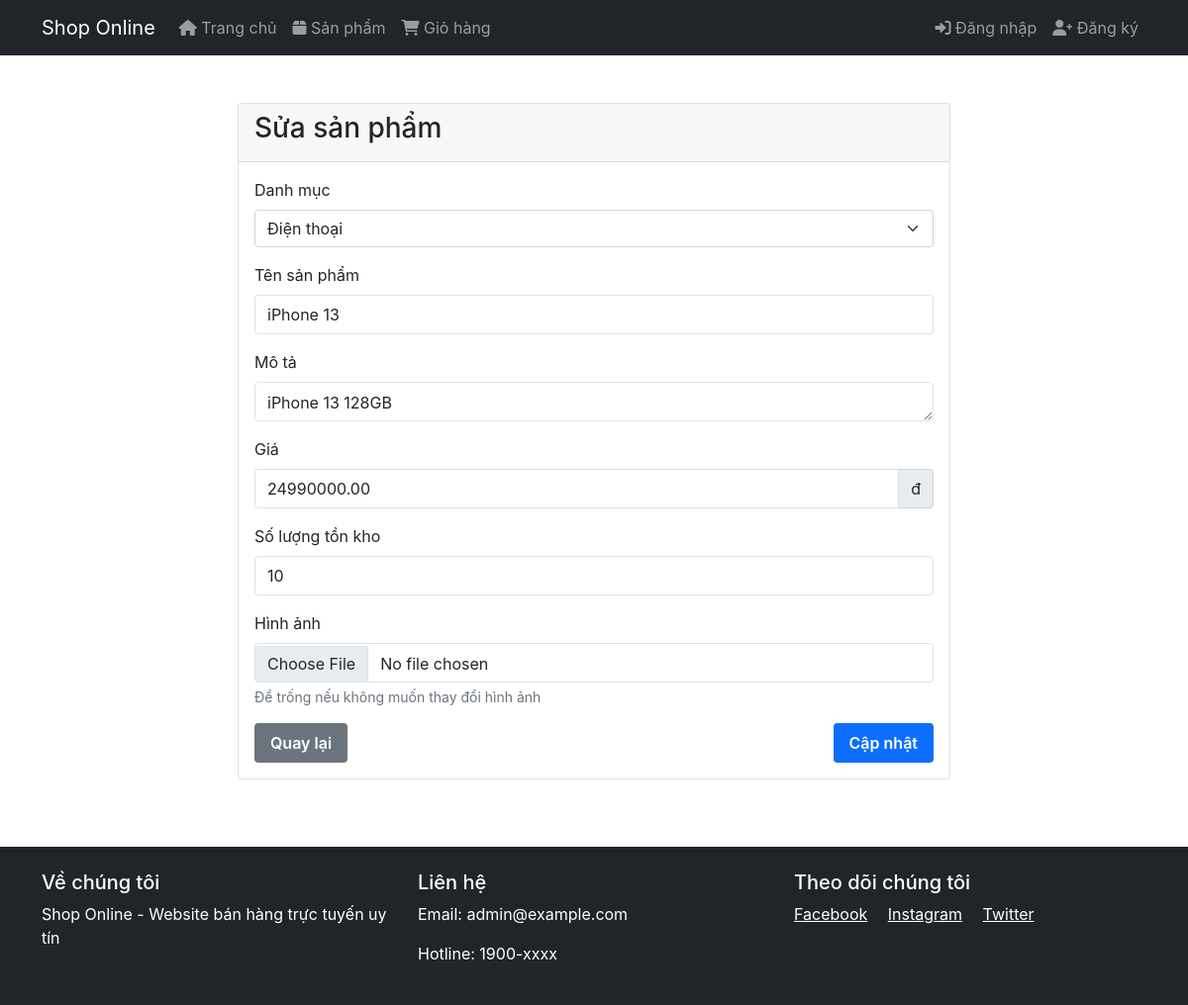
Screenshot of /product/edit/1 with the database file from the repository.
### tables this page shows
CREATE TABLE products (
    id INT AUTO_INCREMENT PRIMARY KEY,
    category_id INT NOT NULL,
    name VARCHAR(200) NOT NULL,
    description TEXT,
    price DECIMAL(10,2) NOT NULL,
    stock INT NOT NULL DEFAULT 0,
    image VARCHAR(255),
    created_at TIMESTAMP DEFAULT CURRENT_TIMESTAMP,
    updated_at TIMESTAMP DEFAULT CURRENT_TIMESTAMP ON UPDATE CURRENT_TIMESTAMP,
    FOREIGN KEY (category_id) REFERENCES categories(id) ON DELETE CASCADE
);

CREATE TABLE categories (
    id INT AUTO_INCREMENT PRIMARY KEY,
    name VARCHAR(100) NOT NULL,
    description TEXT,
    created_at TIMESTAMP DEFAULT CURRENT_TIMESTAMP,
    updated_at TIMESTAMP DEFAULT CURRENT_TIMESTAMP ON UPDATE CURRENT_TIMESTAMP
);

### app/controllers/ProductController.php (called while the page is built, shortened)
<?php
class ProductController extends Controller {
    private $productModel;
    private $categoryModel;
    public function __construct() {
        $this->productModel = $this->model('Product');
        $this->categoryModel = $this->model('Category');
    }
    public function edit($id) {
        $product = $this->productModel->getById($id);
        $categories = $this->categoryModel->getAll();
        $this->view('products/edit', [
            'product' => $product,
            'categories' => $categories
        ]);
    }
}

### app/core/Database.php (called while the page is built, shortened)
<?php
class Database {
    private $host = DB_HOST;
    private $user = DB_USER;
    private $pass = DB_PASS;
    private $dbname = DB_NAME;
    private $dbh;
    public function __construct() {
        $dsn = 'mysql:host=' . $this->host . ';dbname=' . $this->dbname;
        $options = array(
            PDO::ATTR_PERSISTENT => true,
            PDO::ATTR_ERRMODE => PDO::ERRMODE_EXCEPTION,
            PDO::ATTR_DEFAULT_FETCH_MODE => PDO::FETCH_OBJ,
            PDO::ATTR_EMULATE_PREPARES => false
        );
        try {
            $this->dbh = new PDO($dsn, $this->user, $this->pass, $options);
        } catch(PDOException $e) {
            $this->error = $e->getMessage();
            throw new Exception("Database connection failed: " . $this->error);
        }
    }
    public function query($sql, $params = []) {
        try {
            $this->stmt = $this->dbh->prepare($sql);
            if (!empty($params)) {
                foreach ($params as $param => $value) {
                    $type = PDO::PARAM_STR;
                    $this->stmt->bindValue($param, $value, $type);
                }
            }
            $this->stmt->execute();
            return $this->stmt;
        } catch (PDOException $e) {
            $this->error = $e->getMessage();
            error_log("Database error: " . $this->error);
            return false;
        }
    }
}

### app/core/Model.php (called while the page is built, shortened)
<?php
class Model {
    public function __construct() {
        $this->db = new Database;
    }
}

### app/models/Product.php (called while the page is built, shortened)
<?php
class Product extends Model {
    private $table = 'products';
    public function getById($id) {
        $sql = "SELECT p.*, c.name as category_name
                FROM {$this->table} p
                LEFT JOIN categories c ON p.category_id = c.id
                WHERE p.id = :id";
        $stmt = $this->db->query($sql, ['id' => $id]);
        return $stmt ? $stmt->fetch() : null;
    }
}

### app/models/Category.php (called while the page is built, shortened)
<?php
class Category extends Model {
    private $table = 'categories';
    public function getAll() {
        $sql = "SELECT * FROM {$this->table} ORDER BY created_at DESC";
        $stmt = $this->db->query($sql);
        return $stmt ? $stmt->fetchAll() : [];
    }
}

### app/views/products/edit.php (the view, shortened to what this page needs)
<?php require_once 'app/views/templates/header.php'; ?>
<div class="container mt-4">
    <div class="row">
        <div class="col-md-8 offset-md-2">
            <div class="card">
                <div class="card-header">
                    <h3 class="card-title">Sửa sản phẩm</h3>
                </div>
                <div class="card-body">
                    <form action="<?= BASE_URL ?>/product/update/<?= $product->id ?>" method="POST" enctype="multipart/form-data">
                        <div class="mb-3">
                            <label for="category_id" class="form-label">Danh mục</label>
                            <select class="form-select <?= isset($errors['category_id']) ? 'is-invalid' : '' ?>"
                                    id="category_id" name="category_id">
                                <?php foreach ($categories as $category): ?>
                                    <option value="<?= $category->id ?>" <?= $product->category_id == $category->id ? 'selected' : '' ?>>
                                        <?= htmlspecialchars($category->name) ?>
                                    </option>
                                <?php endforeach; ?>
                            </select>
                        </div>
                        <div class="mb-3">
                            <label for="name" class="form-label">Tên sản phẩm</label>
                            <input type="text" class="form-control <?= isset($errors['name']) ? 'is-invalid' : '' ?>"
                                   id="name" name="name" value="<?= htmlspecialchars($product->name) ?>">
                        </div>
                        <div class="mb-3">
                            <label for="description" class="form-label">Mô tả</label>
                            <textarea class="form-control" id="description" name="description" rows="3"><?= htmlspecialchars($product->description) ?></textarea>
                        </div>
                        <div class="mb-3">
                            <label for="price" class="form-label">Giá</label>
                            <div class="input-group">
                                <input type="number" class="form-control <?= isset($errors['price']) ? 'is-invalid' : '' ?>"
                                       id="price" name="price" min="0" step="1000" value="<?= $product->price ?>">
                                <span class="input-group-text">đ</span>
                            </div>
                        </div>
                        <div class="mb-3">
                            <label for="stock" class="form-label">Số lượng tồn kho</label>
                            <input type="number" class="form-control <?= isset($errors['stock']) ? 'is-invalid' : '' ?>"
                                   id="stock" name="stock" min="0" value="<?= $product->stock ?>">
                        </div>
                        <div class="mb-3">
                            <label for="image" class="form-label">Hình ảnh</label>
                            <input type="file" class="form-control" id="image" name="image" accept="image/*">
                            <div class="form-text">Để trống nếu không muốn thay đổi hình ảnh</div>
                        </div>
                        <div class="d-flex justify-content-between">
                            <a href="<?= BASE_URL ?>/product" class="btn btn-secondary">Quay lại</a>
                            <button type="submit" class="btn btn-primary">Cập nhật</button>
                        </div>
                    </form>
                </div>
            </div>
        </div>
    </div>
</div>
<?php require_once 'app/views/templates/footer.php'; ?>

### public/css/design-system.css (style rules this page uses)
:root { --primary: #0D6EFD; --success: #198754; --warning: #FFC107; --danger: #DC3545; --dark: #212529; --light: #F8F9FA; --white: #FFFFFF; }
body { font-family: 'Inter', sans-serif; font-size: 16px; color: var(--dark); line-height: 1.5; }
.form-control { height: 40px; padding: 8px 12px; border-radius: 4px; border: 1px solid #DEE2E6; font-size: 16px; width: 100%; transition: all 0.2s ease; }
.btn { height: 40px; padding: 8px 16px; border-radius: 4px; font-size: 16px; font-weight: 600; border: none; cursor: pointer; transition: all 0.2s ease; }
.btn-primary { background: var(--primary); color: var(--white); }

### public/css/style.css (style rules this page uses)
body { min-height: 100vh; display: flex; flex-direction: column; }
.card { transition: transform 0.2s; margin-bottom: 20px; }

### rows the page displays
products: category_id "Điện thoại", name "iPhone 13", description "iPhone 13 128GB", price "24990000.00", stock "10"

### other values shown
SITE_NAME "Shop Online"
ADMIN_EMAIL "admin@example.com"
